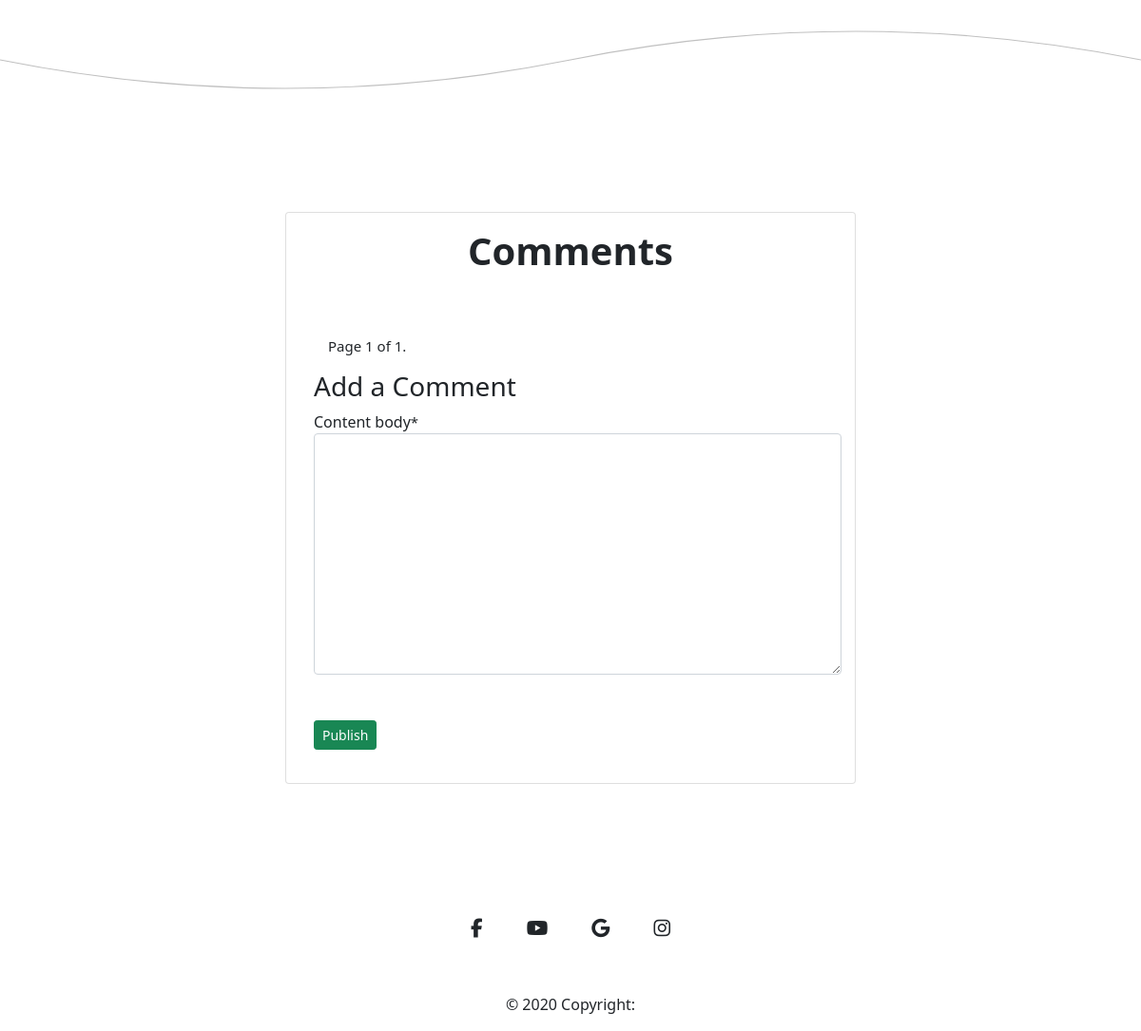
Before: /recipes/3/ (signed in, lower part) with the older database file.
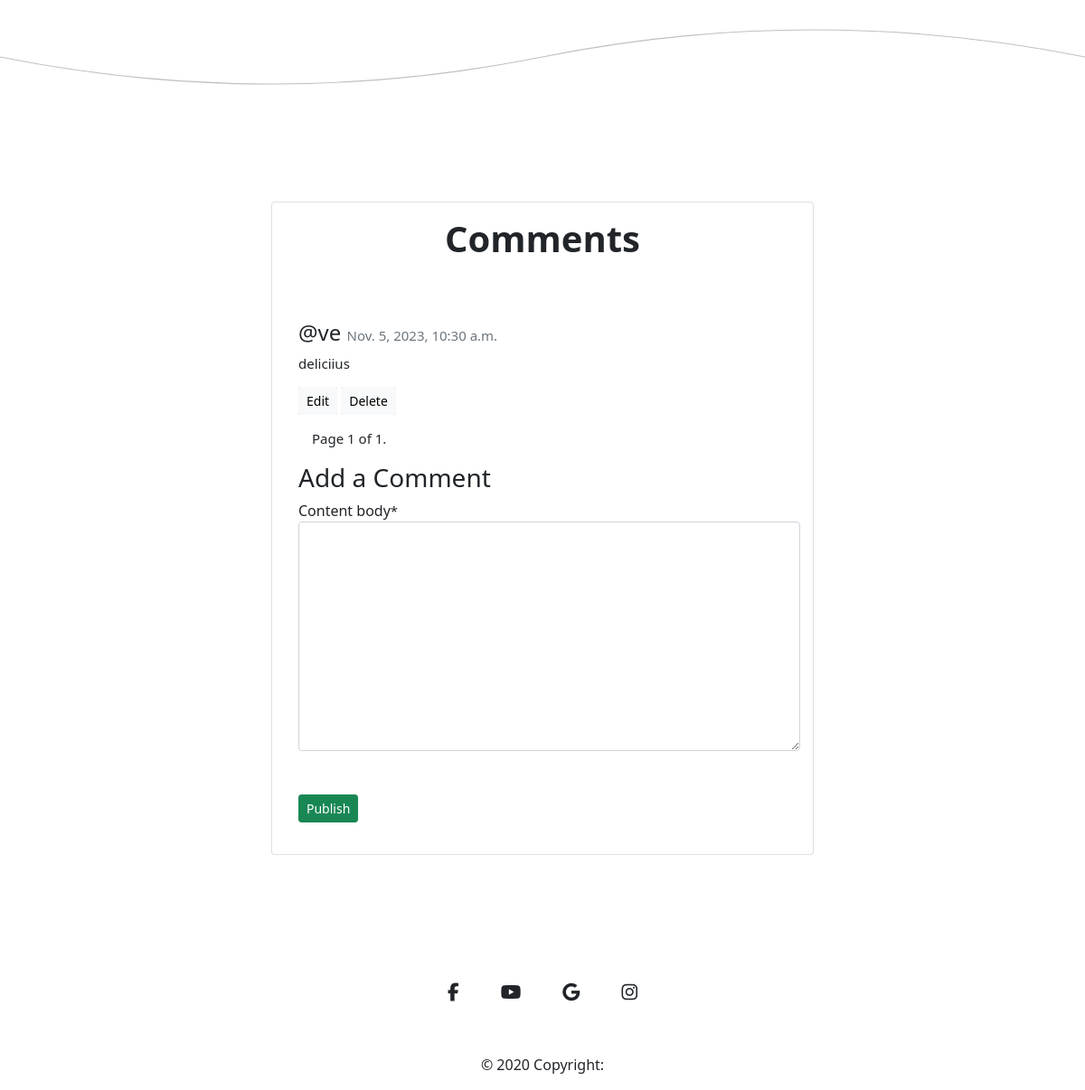
After: the same page with the newer database file.
### cook_recipe/models.py (models this page shows, shortened)
class Comment(models.Model):
    recipe = models.ForeignKey(Recipe, on_delete=models.CASCADE)
    user = models.ForeignKey(User, on_delete=models.CASCADE, null=True, blank=True)
    email = models.EmailField(max_length=50, blank=True, null=True)
    content_body = models.TextField(max_length=400)
    comment_approved = models.BooleanField(default=False)
    created_on = models.DateTimeField(auto_now_add=True)

### cook_recipe/views.py (the view, shortened to what this page needs)
# urls.py: path('recipes/<int:recipe_id>/', views.recipe_content, name='recipe_content'),
def recipe_content(request, recipe_id):
    recipe = get_object_or_404(Recipe, pk=recipe_id)
    comments = recipe.comment_set.all().order_by('-created_on')
    paginator = Paginator(comments, 4) # Show 4 comments per page
    page = request.GET.get('page')
    comments = paginator.get_page(page)
    form = CommentForm()
    return render(request, 'recipe_content.html', {'form':form, 'recipe':recipe, 'comments': comments})

### cook_recipe/forms.py
class CommentForm(forms.ModelForm):
    class Meta:
        model = Comment
        fields = ('content_body',)

### templates/recipe_content.html (shortened to what this page needs)
{% extends 'base.html' %}
{% load static%}
{% load crispy_forms_tags%}
{% block content %}
<svg xmlns="http://www.w3.org/2000/svg" viewBox="0 0 1000 100" preserveAspectRatio="none">
    <path d="M0 50 Q 250 100 500 50 T 1000 50" fill="none" stroke="silver" stroke-width="1"></path>
</svg>
<div class="d-flex justify-content-center mt-100 mb-100">
    <div class="col-lg-6">
        <div class="card">
            <div class="card-body text-center">
                <h4 class="card-title fs-1">Comments</h4>
            </div>
            <div class="comment-widgets">
                <div class="d-flex flex-row comment-row m-t-0">
                    <div class="comment-text w-100">
                        {% for comment in comments %}
                             <h6 class="fs-4 mt-3">@{{ comment.user }} <span class="text-muted float-right">{{ comment.created_on }}</span></h6>
                             <span class="m-b-15 d-block">{{ comment.content_body }}</span>
                             {% if user.is_authenticated %}
                             {% if user == comment.user or user.is_staff %}
                                 <button><a href="{% url 'edit_comment' comment.id %}" class="btn btn-light btn-sm">Edit</a></button>
                                 <button><a href="{% url 'delete_comment' comment.id %}" class="btn btn-light btn-sm">Delete</a></button>
                             {% endif %}
                         {% endif %}
                        {% endfor %}
                        <div class="pagination">
                            <span class="step-links">
                                <span class="current">
                                    Page {{ comments.number }} of {{ comments.paginator.num_pages }}.
                                </span>
                            </span>
                        </div>
                        {% if user.is_authenticated %}
                            <h3>Add a Comment</h3>
                            <form method="post">
                                {{ form|crispy }}
                                <button type="submit" class="btn btn-success btn-sm mt-5">Publish</button>
                            </form>
                        {% else %}
                            <p>You must be Logged in to post a comment <a href="{% url 'account_login' %}">click here</a> to login </p>
                        {% endif %}
                    </div>
                </div>
            </div>
        </div>
    </div>
</div>
{% endblock %}

Changed rows visible on the page:
added Comment: user "ve", created_on "Nov. 5, 2023, 10:30 a.m.", content_body "deliciius", shows "Edit"
